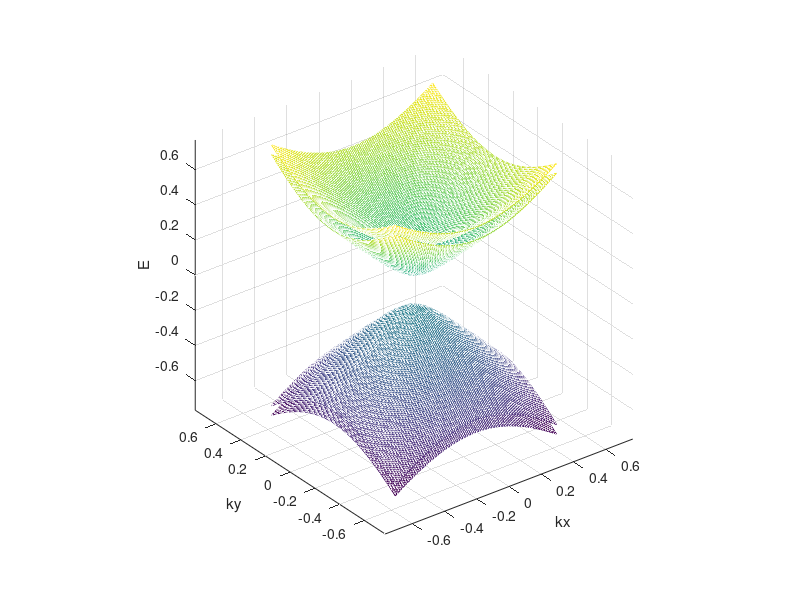

Recreate this plot in MATLAB.
%liuzhao@ustc
%04-05-2018

close all;
clear all;
clc;

%%%% dimension of the system %%%%%%%
N=4;

%%%%Pauli matrix
%%%%sub for sublattice degree of freedom%%%%%%
%%%%pes for pseudospin or orbital degree of freedom%%%%
%%%%val for valley degree of freedom%%%%%%%
%%%%spi for spin declgree of freedom%%%%%%%%%
unitm=eye(2,2);
sub_x=[0, 1;
       1, 0];
sub_y=[0, -i;
        i, 0];
sub_z=[1, 0;
       0,-1];
val_x=[0, 1;
       1, 0];
val_y=[0, -i;
        i, 0];
val_z=[1, 0;
       0,-1];

%%%% efficient of Pauli matrix %%%%%%
a13=1;
a20=1;
a30=0.2;
a33=0.1;
%%%% manifold range %%%%%%
stepx=0.01;
stepy=0.01;
kx=-0.5:stepx:0.5;
ky=-0.5:stepy:0.5;

d=zeros(N,length(kx),length(ky));

%%%% calculation the berry curvature%%%
for r=1:length(kx)
    for j=1:length(ky)
        %%%%Total Hamiltonian
        H=a13*kx(r)*kron(sub_x,val_z)+a20*ky(j)*kron(sub_y,unitm)+a30*kron(sub_z,unitm)+a33*kron(sub_z,val_z);
 
        %%%%Solve total Hamiltonian            
        d(:,r,j)=real(eig(H));
    end
end

d=sort(real(d));    %here v_val, d_sort, d_index are same size 

d1(:,:)=d(1,:,:);
d2(:,:)=d(2,:,:);
d3(:,:)=d(3,:,:);
d4(:,:)=d(4,:,:);
%%% plot 3D band structure
mesh(kx,ky,d1);
hold on;
mesh(kx,ky,d2);
hold on;
mesh(kx,ky,d3);
hold on;
mesh(kx,ky,d4);
grid on;
xlabel('kx');
ylabel('ky');
zlabel('E');
axis equal;


                    